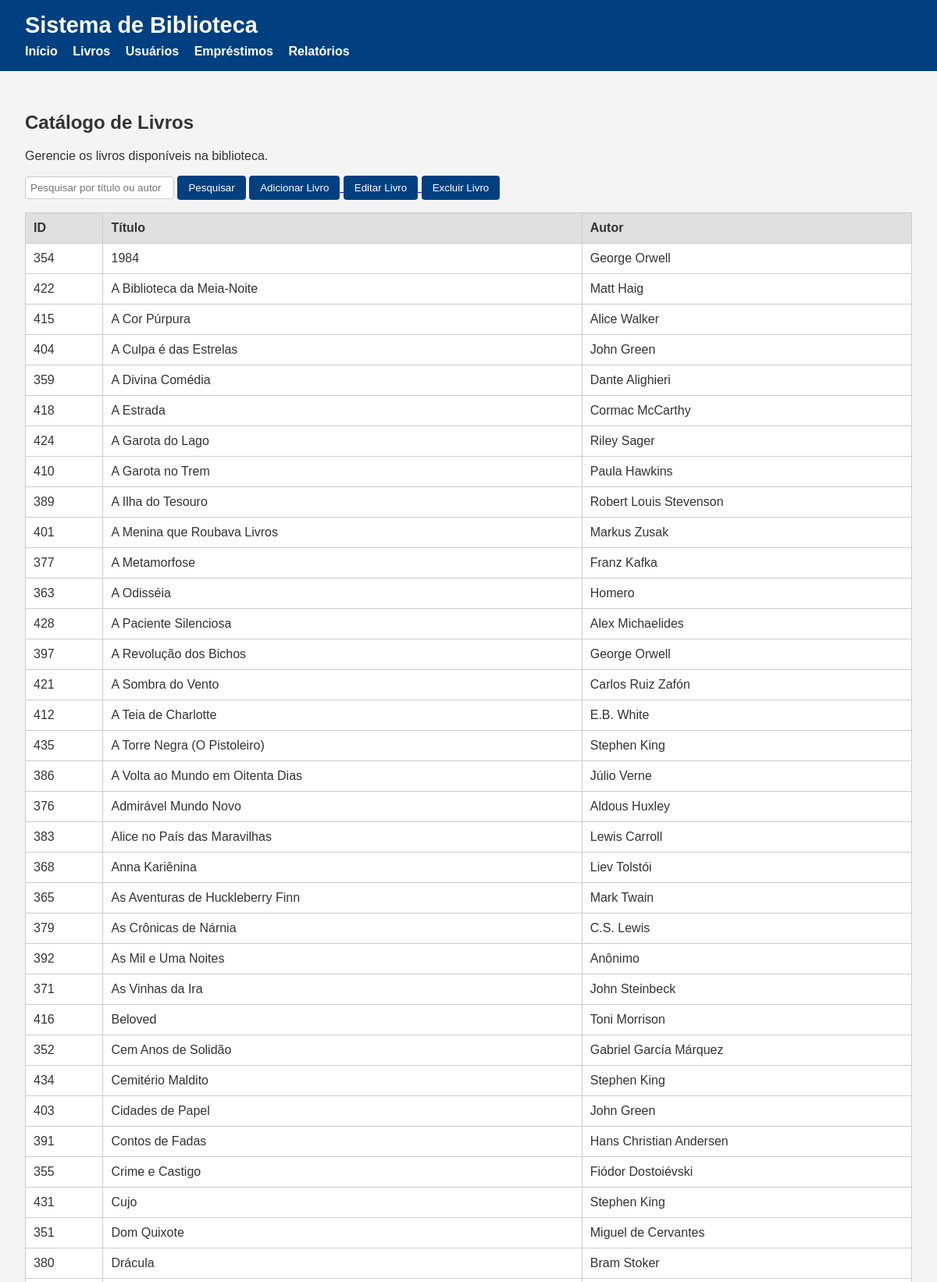
Screenshot of /livros/ (upper part) with the database file from the repository.
### core/models.py (models this page shows, shortened)
class Livro(models.Model):
    titulo = models.CharField(max_length=200)
    autor = models.CharField(max_length=100)
    editora = models.CharField(max_length=100, blank=True)
    ano_publicacao = models.IntegerField()
    isbn = models.CharField(max_length=20, unique=True)
    quantidade_total = models.PositiveIntegerField(default=1)
    quantidade_disponivel = models.PositiveIntegerField(default=1)
    genero = models.ForeignKey(Genero, on_delete=models.SET_NULL, null=True)

### core/views.py (the view)
# urls.py: path('livros/', views.livros, name='livros'),  # Listagem de todos os livros
def livros(request):
    query = request.GET.get('q', '').strip()
    if query:
        livros = Livro.objects.filter(Q(titulo__icontains=query) | Q(autor__icontains=query) | Q(isbn__icontains=query))
    else:
        livros = Livro.objects.all()
    livros = livros.order_by('titulo')
    return render(request, 'core/livro/livros.html', {'livros': livros })

### core/templates/core/livro/livros.html (shortened to what this page needs)
{% extends "core/base.html" %}
{% block content %}
    <h2>Catálogo de Livros</h2>
    <p>Gerencie os livros disponíveis na biblioteca.</p>
    <form method="get" action="." class="form-busca">
        <input type="text" name="q" placeholder="Pesquisar por título ou autor" value="{{ query }}">
        <button type="submit" class="botao-link">Pesquisar</button>
        <a href="{% url 'livro_create' %}"
        ><button type="button" class="botao-link">
            Adicionar Livro
        </button>
        </a>
        <a href="{% url 'livro_edit' %}"><button type="button" class="botao-link">Editar Livro</button> </a>
        <a href="{% url 'livro_delete' %}"><button type="button" class="botao-link">Excluir Livro</button> </a>
    </form>
    <table class="tabela-listagem">
        <thead>
            <tr>
                <th>ID</th>
                <th>Título</th>
                <th>Autor</th>
            </tr>
        </thead>
        <tbody>
            {% for livro in livros %}
            <tr>
                <td>{{ livro.id }}</td>
                <td>{{ livro.titulo }}</td>
                <td>{{ livro.autor }}</td>
            </tr>
            {% empty %}
            <tr>
                <td colspan="4">Nenhum livro encontrado.</td>
            </tr>
            {% endfor %}
        </tbody>
    </table>
{% endblock %}

### core/static/core/css/style.css (style rules this page uses)
:root { --cor-primaria: #004080; --cor-secundaria: #f4f4f4; --cor-sucesso: #d4edda; --cor-sucesso-texto: #155724; --cor-titulo: #333; }
body { font-family: Arial, sans-serif; background-color: var(--cor-secundaria); margin: 0; padding: 0; color: #333; }
button, input[type="submit"], input[type="button"] { padding: 8px 14px; background-color: var(--cor-primaria); color: white; border: none; border-radius: 4px; cursor: pointer; }
input[type="text"], input[type="number"], select { padding: 6px; border: 1px solid #ccc; border-radius: 4px; width: auto; }
table { width: 100%; border-collapse: collapse; margin-top: 1rem; background-color: white; }
th, td { border: 1px solid #ccc; padding: 10px; text-align: left; }
th { background-color: #e0e0e0; }

### rows the page displays
Livro: id "354", titulo "1984", autor "George Orwell"
Livro: id "422", titulo "A Biblioteca da Meia-Noite", autor "Matt Haig"
Livro: id "415", titulo "A Cor Púrpura", autor "Alice Walker"
Livro: id "404", titulo "A Culpa é das Estrelas", autor "John Green"
Livro: id "359", titulo "A Divina Comédia", autor "Dante Alighieri"
Livro: id "418", titulo "A Estrada", autor "Cormac McCarthy"
Livro: id "424", titulo "A Garota do Lago", autor "Riley Sager"
Livro: id "410", titulo "A Garota no Trem", autor "Paula Hawkins"
Livro: id "389", titulo "A Ilha do Tesouro", autor "Robert Louis Stevenson"
Livro: id "401", titulo "A Menina que Roubava Livros", autor "Markus Zusak"
Livro: id "377", titulo "A Metamorfose", autor "Franz Kafka"
Livro: id "363", titulo "A Odisséia", autor "Homero"
Livro: id "428", titulo "A Paciente Silenciosa", autor "Alex Michaelides"
Livro: id "397", titulo "A Revolução dos Bichos", autor "George Orwell"
Livro: id "421", titulo "A Sombra do Vento", autor "Carlos Ruiz Zafón"
Livro: id "412", titulo "A Teia de Charlotte", autor "E.B. White"
Livro: id "435", titulo "A Torre Negra (O Pistoleiro)", autor "Stephen King"
Livro: id "386", titulo "A Volta ao Mundo em Oitenta Dias", autor "Júlio Verne"
Livro: id "376", titulo "Admirável Mundo Novo", autor "Aldous Huxley"
Livro: id "383", titulo "Alice no País das Maravilhas", autor "Lewis Carroll"
Livro: id "368", titulo "Anna Kariênina", autor "Liev Tolstói"
Livro: id "365", titulo "As Aventuras de Huckleberry Finn", autor "Mark Twain"
Livro: id "379", titulo "As Crônicas de Nárnia", autor "C.S. Lewis"
Livro: id "392", titulo "As Mil e Uma Noites", autor "Anônimo"
Livro: id "371", titulo "As Vinhas da Ira", autor "John Steinbeck"
Livro: id "416", titulo "Beloved", autor "Toni Morrison"
Livro: id "352", titulo "Cem Anos de Solidão", autor "Gabriel García Márquez"
Livro: id "434", titulo "Cemitério Maldito", autor "Stephen King"
Livro: id "403", titulo "Cidades de Papel", autor "John Green"
Livro: id "391", titulo "Contos de Fadas", autor "Hans Christian Andersen"
Livro: id "355", titulo "Crime e Castigo", autor "Fiódor Dostoiévski"
Livro: id "431", titulo "Cujo", autor "Stephen King"
Livro: id "351", titulo "Dom Quixote", autor "Miguel de Cervantes"
Livro: id "380", titulo "Drácula", autor "Bram Stoker"
